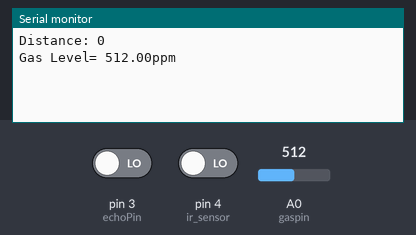
Recording of a sketch running on a simulated Arduino Uno, built with avr-gcc and run on an emulated ATmega328P. Shown: the last lines printed to the serial monitor. The test bench sets the inputs (shaded band); at power-on: A0 (gaspin) = 512, pin 3 (echoPin) LOW, pin 4 (ir_sensor) LOW. WiFi joins after 1.5 s; servers stay silent unless stated; the modem accepts every AT command (registered, SIM ready, sends succeed) and sends nothing else.

Above: at 1.2 s.
1.3 s: A0 (gaspin) set to 365
At 3.0 s:
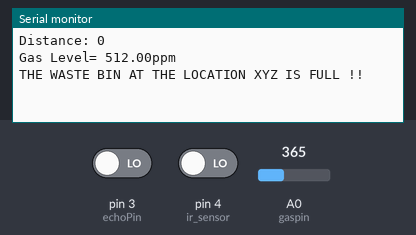
8.1 s: A0 (gaspin) set to 343
At 14.6 s:
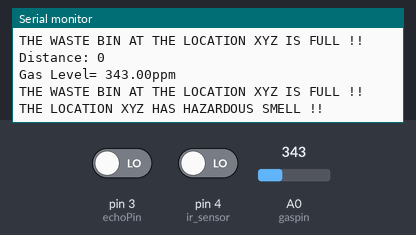
Timing chart, 0 to 16.1 s (numbered marks = the images above; inputs shaded):
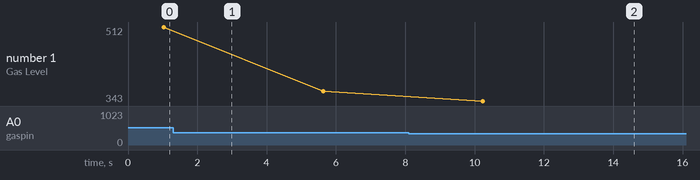

Measured:
- the behaviour switches between 350 and 349 on A0 (gaspin) (found by bisection; images 1 and 2)
- after the input at 8.1 s, the serial monitor: prints a new line after 2.1 s (image 2)
- plotted number 1: 512 → 365 after the input at 1.3 s, 365 → 343 after the input at 8.1 s

The sketch:

garbaage_source_code.ino
```cpp
#include<SoftwareSerial.h>//gsm

#include <SPI.h>
#include <Ethernet.h>

byte mac[] = { 0x00, 0xAA, 0xBB, 0xCC, 0xDA, 0x02 };//ethernet mac address
IPAddress ip(192,168,0,126); //<<< ENTER YOUR IP ADDRESS HERE!!!
EthernetServer server(80);

SoftwareSerial mySerial(7,8);//rx,tx (arduino receiver from 7th pin,transmitter 8th pin)

String num ="000000000";
float gas;
int gaspin=A0;//gas sensor pin
const int trigPin = 2;//uv pin
const int echoPin = 3;//uv pin
int i=0;
long duration;
int distance;


void setup()//ethernet
{
  Ethernet.begin(mac, ip);
  server.begin();
pinMode(4, INPUT); //ir sensor
mySerial.begin(9600);//gsm boud rate
pinMode(trigPin, OUTPUT); //uv output
pinMode(echoPin, INPUT); // uv input
Serial.begin(9600);//gsm boud rate

}
void loop()//uv sensor
{

             digitalWrite(trigPin, LOW);
              delay(2);
              digitalWrite(trigPin, HIGH);
              delay(10);
              digitalWrite(trigPin, LOW);
              duration = pulseIn(echoPin, HIGH);//calculating duration
              distance= duration*0.034/2;//calculating distance
              Serial.print("Distance: ");
              Serial.println(distance);
             gas=analogRead(gaspin);//read the value of gas
            Serial.print("Gas Level= ");
            Serial.print(gas);
            Serial.println("ppm");//gas sensor unit
            delay(1000);
if(digitalRead(4)==1)//ir sensor (1 means high)
{
  i++;
  if(i>5)
  {
    Serial.println("ALERT! WASTE_BIN MIGHT BE FULL BECAUSE IR SENSOR HAS SENSED THE GIVEN LIMIT");
    mySerial.println("AT\r");
delay(500);
mySerial.println("AT+CMGF=1\r");//text mode for message
delay(500);
mySerial.print("AT+CMGS=\"");//number
mySerial.print(num);//number
mySerial.println("\"\r");//number
delay(500);
mySerial.println("ALERT! WASTE BIN MIGHT BE FULL BECAUSE IR SENSOR HAS SENSED THE GIVEN LIMIT");
delay(500);
mySerial.println((char)26);//send button
delay(500);
  }
}

           L1: if(distance<30)//ultrasonic sensor
            {
           Serial.println("THE WASTE BIN AT THE LOCATION XYZ IS FULL !!");
  mySerial.println("AT\r");
delay(500);
mySerial.println("AT+CMGF=1\r");
delay(500);
mySerial.print("AT+CMGS=\"");
mySerial.print(num);
mySerial.println("\"\r");
delay(500);
mySerial.println("THE WASTE BIN AT THE LOCATION XYZ IS FULL !!");
delay(500);
mySerial.println((char)26);
delay(500);
            }

             if(gas<350)//gas sensor
            {
           Serial.println("THE LOCATION XYZ HAS HAZARDOUS SMELL !!");
  mySerial.println("AT\r");
delay(500);
mySerial.println("AT+CMGF=1\r");
delay(500);
mySerial.print("AT+CMGS=\"");
mySerial.print(num);
mySerial.println("\"\r");
delay(500);
mySerial.println("THE LOCATION XYZ HAS HAZARDOUS SMELL !!");
delay(500);
mySerial.println((char)26);
delay(500);
            }

     EthernetClient client = server.available();
  if (client) {
    boolean currentLineIsBlank = true;
    while (client.connected()) {
      if (client.available()) {
        char c = client.read();
        if (c == '\n' && currentLineIsBlank) {
          client.println("HTTP/192.168.1.48 200 OK");
          client.println("Content-Type: text/html");
           client.println("Refresh: 1");
          client.println();
            // client.println("<cke:html><cke:head><cke:meta http-equiv='refresh' content='30'></cke:head><cke:body bgcolor=#FFFFFF>gas");
             client.println("<cke:html><cke:head><cke:meta http-equiv='refresh' content='30'></cke:head><cke:body bgcolor=#FFFFFF>   gas=");
             client.println(gas);
             client.println("<cke:html><cke:head><cke:meta http-equiv='refresh' content='30'></cke:head><cke:body bgcolor=#FFFFFF> basket level=");
            client.println(distance);
             client.println("</cke:body></cke:html>");
          break;
        }
        if (c == '\n') {
          currentLineIsBlank = true;
        }
        else if (c != '\r') {
          currentLineIsBlank = false;
        }
      }
    }
    delay(1);
    client.stop();
  }


}
```
